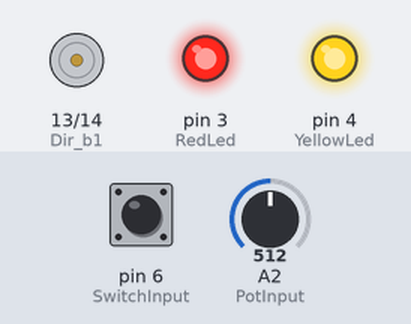
The sketch below on a simulated Arduino Uno, built with avr-gcc and run on an emulated ATmega328P. Parts: motor-driver pin pairs drawn as motors (green arrow = first pin HIGH = forward, orange = second pin HIGH = backward, longer = more drive, scaled by the enable pin), output pins drawn as LEDs (lit = HIGH). The inputs (shaded band) are chosen by the test bench; at power-on: pin 6 (SwitchInput) HIGH, A2 (PotInput) = 512.

Above: at 0.1 s.
At 3.1 s:
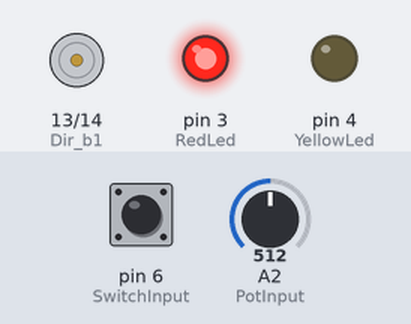
Timing chart, 0 to 4.6 s (numbered marks = the images above):
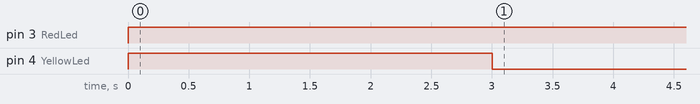

Measured:
- by itself, pin 3 (RedLed): LOW → HIGH at 0.00 s
- by itself, pin 4 (YellowLed): LOW → HIGH at 0.00 s, → LOW 3.0 s later

The sketch:

Motor.ino
```cpp
typedef enum DriveStates {
  Starting,
  Stopping,
  Forward,
  Backward,
};

DriveStates DState;

byte PotInput = 2; //WHAT
int PotValue;
byte SwitchInput = 6; //WHAT
boolean SwitchOn;
byte Speed; //WHAT

byte Pwm_b = 12;
byte Dir_b1 = 13;
byte Dir_b2 = 14;

byte RedLed = 3;
byte YellowLed = 4;

void setup() {
  Serial.begin(9600);
  pinMode(SwitchInput, INPUT);

  pinMode(RedLed, OUTPUT);
  pinMode(YellowLed, OUTPUT);

  pinMode(Pwm_b, OUTPUT);
  pinMode(Dir_b1, OUTPUT);
  pinMode(Dir_b2, OUTPUT);

  analogWrite(Pwm_b, 0);
  DState = Starting;
}

void loop() {
  PotValue = analogRead(PotInput);
  Speed=map(PotValue,0,1023,0,255);
  SwitchOn = digitalRead(SwitchInput);

  switch (DState) {
    case Starting:
      digitalWrite(YellowLed, HIGH);
      digitalWrite(RedLed, HIGH);
      delay(3000);
      DState = Stopping;
    break;

    case Stopping:
      if (!SwitchOn){
        DState = Forward;
      } else {
        DState = Backward;
      }
    break;

    case Forward:
      digitalWrite(YellowLed, HIGH);
      digitalWrite(RedLed, LOW);
      digitalWrite(Dir_b1, LOW);
      digitalWrite(Dir_b2, HIGH);
    break;

    case Backward:
      digitalWrite(YellowLed, LOW);
      digitalWrite(RedLed, HIGH);
      digitalWrite(Dir_b1, HIGH);
      digitalWrite(Dir_b2, LOW);
    break;
  }
}
```
